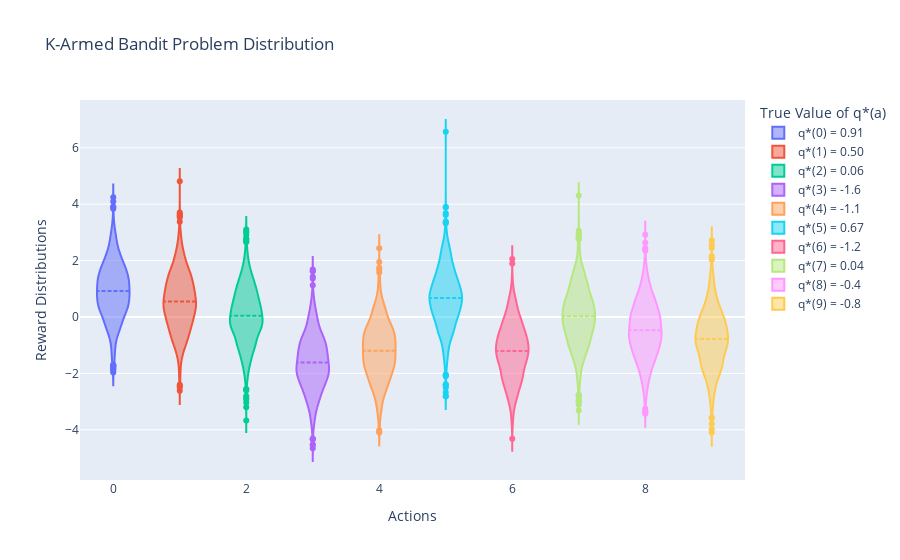

The code cell stored with this chart in its notebook:
### Markdown cell above
#### An example bandit problem from the 10-armed testbed

### Code cell
env.reset()

# Sample our distribution to see it's correct
data = np.array([[env.step(i)[0] for _ in range(2000)] for i in range(len(env._arms))])

fig = go.Figure()

for i in range(len(env._arms)):
    fig.add_trace(go.Violin(x=[i] * len(data[i]), y=data[i], name="q*(" + str(i) + ") = " + str(env._arms[i])[:4], meanline_visible=True))

fig.update_layout(
    title="K-Armed Bandit Problem Distribution",
    xaxis_title="Actions",
    yaxis_title="Reward Distributions",
    legend_title="True Value of q*(a)",
)

fig.show()

### Figure 1 — Plotly figure (JSON) as saved in the notebook; plotly's stock layout.template omitted (floating-point values rounded to 4 significant figures; data arrays with more than 128 entries replaced by an {"elided": "..."} marker saying what was removed)
{"data": [{"meanline": {"visible": true}, "name": "q*(0) = 0.91", "type": "violin", "x": {"elided": "2000 int values"}, "y": {"elided": "2000 float values"}}, {"meanline": {"visible": true}, "name": "q*(1) = 0.50", "type": "violin", "x": {"elided": "2000 int values"}, "y": {"elided": "2000 float values"}}, {"meanline": {"visible": true}, "name": "q*(2) = 0.06", "type": "violin", "x": {"elided": "2000 int values"}, "y": {"elided": "2000 float values"}}, {"meanline": {"visible": true}, "name": "q*(3) = -1.6", "type": "violin", "x": {"elided": "2000 int values"}, "y": {"elided": "2000 float values"}}, {"meanline": {"visible": true}, "name": "q*(4) = -1.1", "type": "violin", "x": {"elided": "2000 int values"}, "y": {"elided": "2000 float values"}}, {"meanline": {"visible": true}, "name": "q*(5) = 0.67", "type": "violin", "x": {"elided": "2000 int values"}, "y": {"elided": "2000 float values"}}, {"meanline": {"visible": true}, "name": "q*(6) = -1.2", "type": "violin", "x": {"elided": "2000 int values"}, "y": {"elided": "2000 float values"}}, {"meanline": {"visible": true}, "name": "q*(7) = 0.04", "type": "violin", "x": {"elided": "2000 int values"}, "y": {"elided": "2000 float values"}}, {"meanline": {"visible": true}, "name": "q*(8) = -0.4", "type": "violin", "x": {"elided": "2000 int values"}, "y": {"elided": "2000 float values"}}, {"meanline": {"visible": true}, "name": "q*(9) = -0.8", "type": "violin", "x": {"elided": "2000 int values"}, "y": {"elided": "2000 float values"}}], "layout": {"legend": {"title": {"text": "True Value of q*(a)"}}, "title": {"text": "K-Armed Bandit Problem Distribution"}, "xaxis": {"title": {"text": "Actions"}}, "yaxis": {"title": {"text": "Reward Distributions"}}}}
